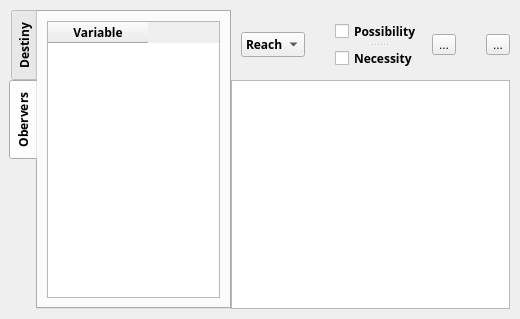
<?xml version="1.0" encoding="UTF-8"?>
<ui version="4.0">
 <class>Controllability</class>
 <widget class="QMainWindow" name="Controllability">
  <property name="geometry">
   <rect>
    <x>0</x>
    <y>0</y>
    <width>520</width>
    <height>319</height>
   </rect>
  </property>
  <property name="sizePolicy">
   <sizepolicy hsizetype="Preferred" vsizetype="Preferred">
    <horstretch>0</horstretch>
    <verstretch>0</verstretch>
   </sizepolicy>
  </property>
  <property name="windowTitle">
   <string>Controllability</string>
  </property>
  <widget class="QWidget" name="centralwidget">
   <property name="sizePolicy">
    <sizepolicy hsizetype="Preferred" vsizetype="Expanding">
     <horstretch>0</horstretch>
     <verstretch>0</verstretch>
    </sizepolicy>
   </property>
   <layout class="QHBoxLayout" name="horizontalLayout">
    <property name="spacing">
     <number>0</number>
    </property>
    <property name="topMargin">
     <number>10</number>
    </property>
    <property name="rightMargin">
     <number>10</number>
    </property>
    <property name="bottomMargin">
     <number>10</number>
    </property>
    <item>
     <widget class="QTabWidget" name="ControlPanel">
      <property name="sizePolicy">
       <sizepolicy hsizetype="Preferred" vsizetype="Expanding">
        <horstretch>0</horstretch>
        <verstretch>0</verstretch>
       </sizepolicy>
      </property>
      <property name="font">
       <font>
        <family>Segoe UI Semibold</family>
        <pointsize>9</pointsize>
        <weight>75</weight>
        <bold>true</bold>
       </font>
      </property>
      <property name="tabPosition">
       <enum>QTabWidget::West</enum>
      </property>
      <property name="currentIndex">
       <number>1</number>
      </property>
      <property name="iconSize">
       <size>
        <width>25</width>
        <height>25</height>
       </size>
      </property>
      <widget class="QWidget" name="DestinyTab">
       <property name="sizePolicy">
        <sizepolicy hsizetype="Preferred" vsizetype="Expanding">
         <horstretch>0</horstretch>
         <verstretch>0</verstretch>
        </sizepolicy>
       </property>
       <attribute name="icon">
        <iconset resource="booneries.qrc">
         <normaloff>:/icon/resources/goal.svg</normaloff>:/icon/resources/goal.svg</iconset>
       </attribute>
       <attribute name="title">
        <string>Destiny</string>
       </attribute>
       <layout class="QVBoxLayout" name="verticalLayout_9">
        <item>
         <layout class="QVBoxLayout" name="verticalLayout_8">
          <item>
           <widget class="QTableWidget" name="Destiny">
            <property name="font">
             <font>
              <family>Segoe UI Semibold</family>
              <weight>75</weight>
              <bold>true</bold>
             </font>
            </property>
            <property name="editTriggers">
             <set>QAbstractItemView::NoEditTriggers</set>
            </property>
            <column>
             <property name="text">
              <string>Variable</string>
             </property>
            </column>
            <column>
             <property name="text">
              <string>Goal status</string>
             </property>
            </column>
           </widget>
          </item>
         </layout>
        </item>
       </layout>
      </widget>
      <widget class="QWidget" name="ObserversTab">
       <property name="sizePolicy">
        <sizepolicy hsizetype="Preferred" vsizetype="Expanding">
         <horstretch>0</horstretch>
         <verstretch>0</verstretch>
        </sizepolicy>
       </property>
       <property name="toolTip">
        <string>.</string>
       </property>
       <attribute name="icon">
        <iconset resource="booneries.qrc">
         <normaloff>:/icon/resources/eye.svg</normaloff>:/icon/resources/eye.svg</iconset>
       </attribute>
       <attribute name="title">
        <string>Obervers</string>
       </attribute>
       <layout class="QVBoxLayout" name="verticalLayout_11">
        <item>
         <layout class="QVBoxLayout" name="verticalLayout_10">
          <item>
           <widget class="QTableWidget" name="Observers">
            <property name="font">
             <font>
              <family>Segoe UI Semibold</family>
              <weight>75</weight>
              <bold>true</bold>
             </font>
            </property>
            <property name="editTriggers">
             <set>QAbstractItemView::NoEditTriggers</set>
            </property>
            <column>
             <property name="text">
              <string>Variable</string>
             </property>
            </column>
           </widget>
          </item>
         </layout>
        </item>
       </layout>
      </widget>
     </widget>
    </item>
    <item>
     <layout class="QVBoxLayout" name="verticalLayout_2">
      <property name="spacing">
       <number>10</number>
      </property>
      <property name="topMargin">
       <number>10</number>
      </property>
      <property name="rightMargin">
       <number>0</number>
      </property>
      <item>
       <layout class="QHBoxLayout" name="horizontalLayout_2">
        <property name="bottomMargin">
         <number>0</number>
        </property>
        <item>
         <widget class="QSplitter" name="Actions">
          <property name="toolTip">
           <string>Action selection</string>
          </property>
          <property name="frameShape">
           <enum>QFrame::NoFrame</enum>
          </property>
          <property name="frameShadow">
           <enum>QFrame::Sunken</enum>
          </property>
          <property name="orientation">
           <enum>Qt::Vertical</enum>
          </property>
         </widget>
        </item>
        <item>
         <widget class="QComboBox" name="QueryType">
          <property name="font">
           <font>
            <family>Segoe UI Semibold</family>
            <pointsize>9</pointsize>
            <weight>75</weight>
            <bold>true</bold>
           </font>
          </property>
          <property name="toolTip">
           <string/>
          </property>
          <item>
           <property name="text">
            <string>Reach</string>
           </property>
          </item>
          <item>
           <property name="text">
            <string>Avoid</string>
           </property>
          </item>
         </widget>
        </item>
        <item>
         <spacer name="horizontalSpacer_2">
          <property name="orientation">
           <enum>Qt::Horizontal</enum>
          </property>
          <property name="sizeType">
           <enum>QSizePolicy::Fixed</enum>
          </property>
          <property name="sizeHint" stdset="0">
           <size>
            <width>20</width>
            <height>20</height>
           </size>
          </property>
         </spacer>
        </item>
        <item>
         <widget class="QSplitter" name="Query">
          <property name="toolTip">
           <string>Type of query</string>
          </property>
          <property name="layoutDirection">
           <enum>Qt::LeftToRight</enum>
          </property>
          <property name="frameShape">
           <enum>QFrame::NoFrame</enum>
          </property>
          <property name="frameShadow">
           <enum>QFrame::Sunken</enum>
          </property>
          <property name="orientation">
           <enum>Qt::Vertical</enum>
          </property>
          <widget class="QCheckBox" name="Possibility">
           <property name="font">
            <font>
             <family>Segoe UI Semibold</family>
             <pointsize>9</pointsize>
             <weight>75</weight>
             <bold>true</bold>
            </font>
           </property>
           <property name="text">
            <string>Possibility</string>
           </property>
          </widget>
          <widget class="QCheckBox" name="Necessity">
           <property name="font">
            <font>
             <family>Segoe UI Semibold</family>
             <pointsize>9</pointsize>
             <weight>75</weight>
             <bold>true</bold>
            </font>
           </property>
           <property name="text">
            <string>Necessity</string>
           </property>
          </widget>
         </widget>
        </item>
        <item>
         <spacer name="horizontalSpacer">
          <property name="orientation">
           <enum>Qt::Horizontal</enum>
          </property>
          <property name="sizeHint" stdset="0">
           <size>
            <width>40</width>
            <height>20</height>
           </size>
          </property>
         </spacer>
        </item>
        <item>
         <widget class="QToolButton" name="ControlButton">
          <property name="toolTip">
           <string>Conpute the control actions</string>
          </property>
          <property name="text">
           <string>...</string>
          </property>
          <property name="icon">
           <iconset resource="booneries.qrc">
            <normaloff>:/icon/resources/game.svg</normaloff>:/icon/resources/game.svg</iconset>
          </property>
          <property name="iconSize">
           <size>
            <width>50</width>
            <height>50</height>
           </size>
          </property>
         </widget>
        </item>
        <item>
         <spacer name="horizontalSpacer_3">
          <property name="orientation">
           <enum>Qt::Horizontal</enum>
          </property>
          <property name="sizeType">
           <enum>QSizePolicy::Fixed</enum>
          </property>
          <property name="sizeHint" stdset="0">
           <size>
            <width>20</width>
            <height>20</height>
           </size>
          </property>
         </spacer>
        </item>
        <item>
         <widget class="QToolButton" name="ActButton">
          <property name="toolTip">
           <string>Apply the selected control action on BooN</string>
          </property>
          <property name="text">
           <string>...</string>
          </property>
          <property name="icon">
           <iconset resource="booneries.qrc">
            <normaloff>:/icon/resources/act.svg</normaloff>:/icon/resources/act.svg</iconset>
          </property>
          <property name="iconSize">
           <size>
            <width>50</width>
            <height>50</height>
           </size>
          </property>
         </widget>
        </item>
       </layout>
      </item>
      <item>
       <widget class="QTreeView" name="ControlActions">
        <property name="font">
         <font>
          <family>Segoe UI Semibold</family>
          <weight>75</weight>
          <bold>true</bold>
         </font>
        </property>
        <property name="editTriggers">
         <set>QAbstractItemView::NoEditTriggers</set>
        </property>
        <property name="alternatingRowColors">
         <bool>false</bool>
        </property>
       </widget>
      </item>
     </layout>
    </item>
   </layout>
  </widget>
 </widget>
 <resources>
  <include location="booneries.qrc"/>
 </resources>
 <connections/>
</ui>
